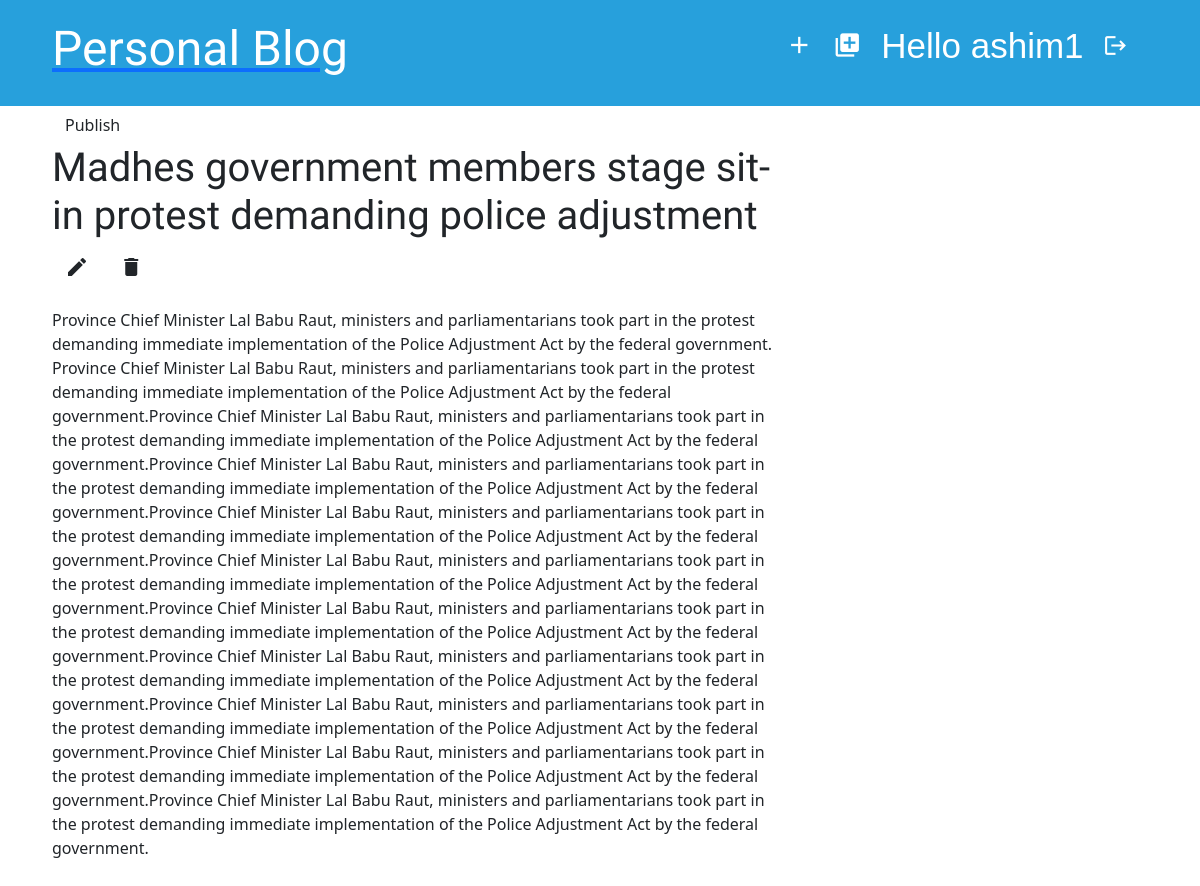
/draft-detail/2/ (signed in), run on the app's committed database.
### personal_blog/models.py (models this page shows, shortened)
class Post(models.Model):
    title = models.CharField(max_length=256)
    text = models.TextField()
    created_date = models.DateTimeField(default = timezone.now)
    published_date = models.DateTimeField(blank = True, null = True)
    author = models.ForeignKey('auth.User', on_delete=models.CASCADE)

### personal_blog/views.py (the view)
# urls.py: path("draft-detail/<int:pk>/", draft_detail, name="draft-detail"),
@login_required
def draft_detail(request, pk):
    post = get_object_or_404(Post,pk=pk)
    return render (
        request,
        "draft_detail.html",
        {"post":post},
    )

### template/draft_detail.html (shortened to what this page needs)
{% extends "base.html" %}
{% block content %}
<div class="post">
    {% if draft.created_date %}
    <div class="date">{{draft.created_date}}</div>
        {% else %}
        <a href="/post-published/{{post.pk}}" class="btn btn-default">Publish</a>
    {% endif %}
    <h1>
        {{post.title}}
    </h1>
        {% if user.is_authenticated %}
            <a href="/post-edit/{{post.pk}}" class="btn btn-default"><span class="material-icons">
            </span>
            </a>
            <a href="/post-delete/{{post.pk}}" class="btn btn-default"><span class="material-icons">
            </span>
        </a>
        {% endif %}
        <p>{{post.text | linebreaks}}</p>
   </div>
{% endblock content %}

### template/base.html (shortened to what this page needs)
{% load static%}
<!doctype html>
<html lang="en">
  <head>
    <link href="{% static 'css/bootstrap.min.css' %}" rel="stylesheet">
    <link href="{% static 'css/style.css' %}" rel="stylesheet">
    <link href="{% static 'css/blog.css' %}" rel="stylesheet">
  </head>
  <body>
    <div class="page-header container-fluid">
      <div class="container">
           {% if user.is_authenticated %}
            <p class="top-menu" style="font-family: Arial, Helvetica, sans-serif; font-size: 35px;">Hello {{user.username}} &nbsp;
              <a href="{% url 'logout' %}" class="top-menu">
                <span class="material-icons md-48" style="font-size: 25px;">
                  </span>
                </a>
            </p>
            <a href="{% url 'draft-list' %}" class="top-menu">
              <span class="material-icons md-48">
                </span>
              </a>
            <a href="{% url 'post-add' %}" class="top-menu">
            <span class="material-icons md-48">
              </span>
            </a>
              {% else %}
              <a href="{% url 'login' %}" class="top-menu">
                <span class="material-icons md-48">
                  lock
                  </span>
                </a>
              {% endif %}
              <a href="/"><h1>Personal Blog</h1></a>
    </div>
  </div>
    <div class="content container">
        <div class="row">
            <div class="col-md-8">
    {% block content %}
    {% endblock %}
            </div>
        </div>
    </div>
</body>
</html>

### static/css/style.css (style rules this page uses)
body { margin: 0; padding: 0; }
.md-48 { font-size: 28px; }

### static/css/blog.css (style rules this page uses)
body { padding-left: 0px; }
.page-header { background-color: #27a0dc; margin-top: 0; padding: 20px 20px 20px 40px; }
.page-header h1, .page-header h1 a, .page-header h1 a:visited, .page-header h1 a:active { color: #ffffff; font-size: 36pt; text-decoration: none; }
.content { margin-left: 40px; }
h1, h2, h3, h4 { font-family: 'Lobster', cursive; }
.top-menu, .top-menu:hover, .top-menu:visited { color: #ffffff; float: right; font-size: 26pt; margin-right: 20px; }
.post { margin-bottom: 50px; }

### data on the page
Post: title "Madhes government members stage sit-in protest demanding police adjustment", text "Province Chief Minister Lal Babu Raut, ministers and parliamentarians took part in the protest demanding immediate implementation of the Police Adjustment Act by the federal government. Province Chief Minister Lal Babu Raut, ministers and parliamentarians took part in the protest demanding immediate implementation of the Police Adjustment Act by the federal government.Province Chief Minister Lal Babu Raut, ministers and parliamentarians took part in the protest demanding immediate implementation of the Police Adjustment Act by the federal government.Province Chief Minister Lal Babu Raut, ministers and parliamentarians took part in the protest demanding immediate implementation of the Police…"

### other printed values
{{ user.username }} "ashim1"
